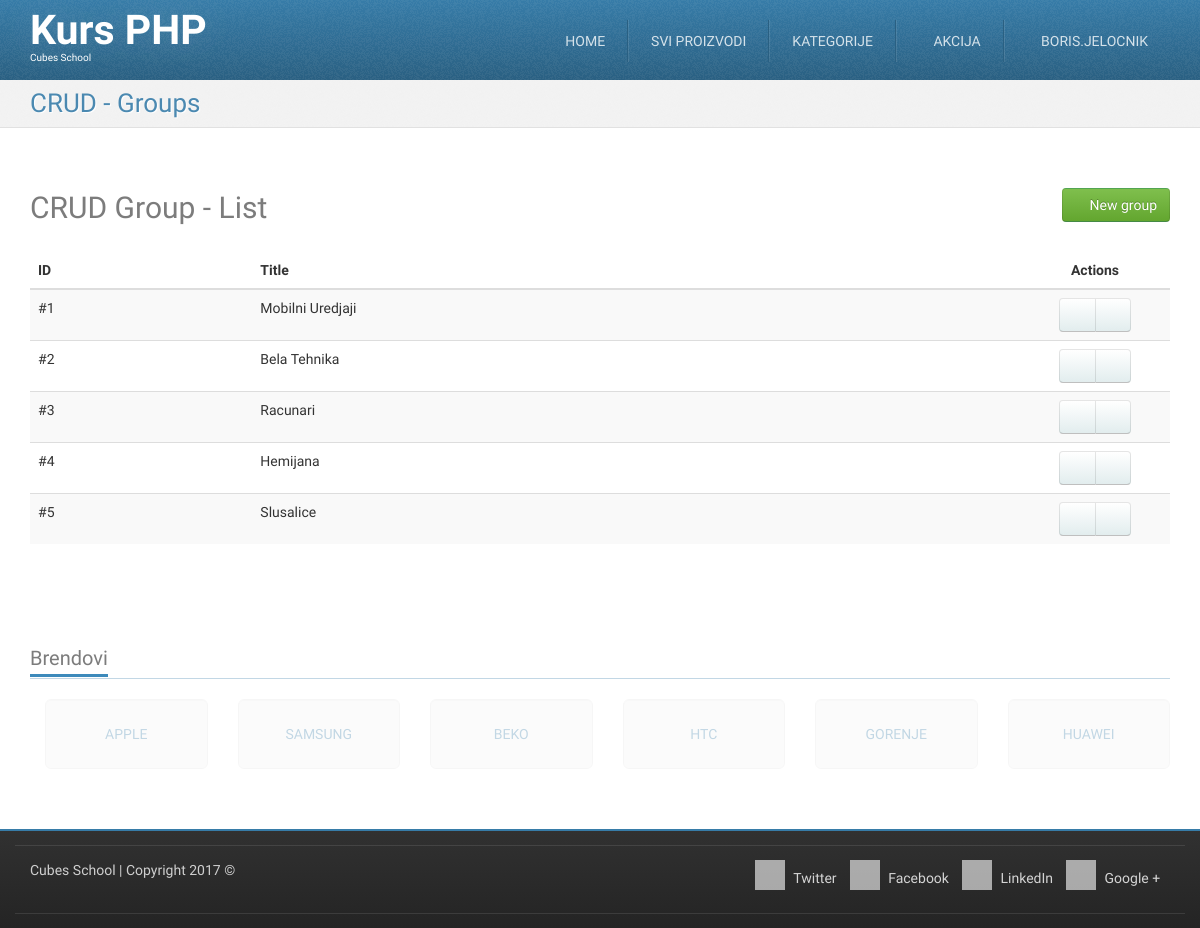
/crud-group-list.php (signed in), run on the app's committed database.
### tables this page shows
CREATE TABLE `groups` (
  `id` int(11) NOT NULL,
  `title` varchar(255) NOT NULL
);

### crud-group-list.php (called while the page is built, shortened)
<?php
require_once __DIR__ . '/models/m_groups.php';
$groups = groupsFetchAll();
require_once __DIR__ . '/views/layout/header.php';
require_once __DIR__ . '/views/templates/t_crud-group-list.php';
require_once __DIR__ . '/views/layout/footer.php';

### models/m_groups.php (called while the page is built, shortened)
<?php
require_once __DIR__ . '/m_database.php';
function groupsFetchAll() {
    $query = "SELECT `groups`.* FROM `groups`";
    return dbFetchAll($query);
}

### models/m_database.php (called while the page is built, shortened)
<?php
function dbGetLink() {
    static $link;
    if (!isset($link)) {
        $link = mysqli_connect('127.0.0.1', 'cubes', 'cubes', 'cubesphp');
    }
    return $link;
}
function dbQuery($query) {
    $link = dbGetLink();
    $result = mysqli_query($link, $query);
    return $result;
}
function dbFetchAll($query) {
    $result = dbQuery($query);
    return mysqli_fetch_all($result, MYSQLI_ASSOC);
}

### views/templates/t_crud-group-list.php (the view)
<div id="highlighted">
    <div class="container">
        <div class="header">
            <h2 class="page-title">
                <span>CRUD - Groups</span>
            </h2>
        </div>
    </div>
</div>
<div id="content">
    <div class="container portfolio">
        <div class="row">
            <div class="col-md-12">
                <h2>
                    CRUD Group - List
                    <a href="/crud-group-insert.php" class="pull-right btn btn-success">
                        <i class="fa fa-plus-circle"></i>
                        New group
                    </a>
                </h2>
            </div>
        </div>
        <div class="row">
            <div class="col-md-12">
                <table class="table table-striped table-hover">
                    <thead>
                        <tr>
                            <th>ID</th>
                            <th>Title</th>
                            <th class="actions text-center">Actions</th>
                        </tr>
                    </thead>
                    <tbody>
                        <?php foreach ($groups as $group) { ?>
                            <tr>
                                <td>
                                    #<?php echo htmlspecialchars($group['id']); ?>
                                </td>
                                <td>
                                    <?php echo htmlspecialchars($group['title']); ?>
                                </td>
                                <td class="text-center">
                                    <div class="btn-group">
                                        <a href="/crud-group-edit.php?id=<?php echo htmlspecialchars($group['id']);?>" class="btn btn-default"><i class="fa fa-pencil"></i></a>
                                        <a href="/crud-group-delete.php?id=<?php echo htmlspecialchars($group['id']);?>" class="btn btn-default"><i class="fa fa-trash"></i></a>
                                    </div>
                                </td>
                            </tr>
                        <?php } ?>
                    </tbody>
                </table>
            </div>
        </div>
    </div>
</div>

### skins/tema/css/theme-style.css (style rules this page uses)
h1, h2, h3 { line-height: 40px; }
h1, h2, h3, h4, h5, h6 { color: rgba(36, 36, 36, 0.6); }
a { color: #377ca8; text-decoration: none; }
.btn-default { color: #333333; text-shadow: 0 1px 1px rgba(255, 255, 255, 0.75); background-image: -webkit-linear-gradient(top, #ffffff 0%, #e2edee 100%); background-image: -o-linear-gradient(top, #ffffff 0%, #e2edee 100%); background-image: linear-gradient(to bottom, #ffffff 0%, #e2edee 100%); background-repeat: repeat-x; filter: progid:DXImageTransform.Microsoft.gradient(startColorstr='#ffffffff', endColorstr='#ffe2edee', GradientType=0); border-color: #e2edee #e2edee #b2cfd2; border-color: rgba(0, 0, 0, 0.1) rgba(0, 0, 0, 0.1) rgba(0, 0, 0, 0.25); *background-color: #e2edee; filter: progid:DXImageTransform.Microsoft.gradient(enabled = false); -webkit-transition: all; -o-transition: all; transition: all; }
.btn-success { color: #ffffff; text-shadow: 0 -1px 0 rgba(0, 0, 0, 0.25); background-image: -webkit-linear-gradient(top, #7fbf4d 0%, #63a62f 100%); background-image: -o-linear-gradient(top, #7fbf4d 0%, #63a62f 100%); background-image: linear-gradient(to bottom, #7fbf4d 0%, #63a62f 100%); background-repeat: repeat-x; filter: progid:DXImageTransform.Microsoft.gradient(startColorstr='#ff7fbf4d', endColorstr='#ff63a62f', GradientType=0); border-color: #63a62f #63a62f #3f6a1e; border-color: rgba(0, 0, 0, 0.1) rgba(0, 0, 0, 0.1) rgba(0, 0, 0, 0.25); *background-color: #63a62f; filter: progid:DXImageTransform.Microsoft.gradient(enabled = false); -webkit-transition: all; -o-transition: all; transition: all; }
html { background-image: -webkit-linear-gradient(top, #e0e0e0 0%, #ffffff 100%); background-image: -o-linear-gradient(top, #e0e0e0 0%, #ffffff 100%); background-image: linear-gradient(to bottom, #e0e0e0 0%, #ffffff 100%); background-repeat: repeat-x; filter: progid:DXImageTransform.Microsoft.gradient(startColorstr='#ffe0e0e0', endColorstr='#ffffffff', GradientType=0); }
body { margin: 0; font-family: "Monda", Arial, serif; font-size: 14px; line-height: 1.428571429; color: #333333; background-color: #ffffff; position: relative; }
.page-title { margin: 0; }
#highlighted { -webkit-transition: all 0.4s ease-out; -o-transition: all 0.4s ease-out; transition: all 0.4s ease-out; border-bottom: 1px solid #e1e1e1; background: #f2f2f2 url(../img/bg_noise-5.png) left top repeat; color: #377ca8; text-shadow: 1px 1px 1px #ffffff; }
.has-navbar-fixed-top #content { margin-top: 82px; }
.has-navbar-fixed-top.has-highlighted #highlighted, .has-navbar-fixed-top.page-index #highlighted, .has-navbar-fixed-top.page-index-carousel #highlighted, .has-navbar-fixed-top.page-starter #highlighted { margin-top: 80px; }
.has-navbar-fixed-top.has-highlighted #content, .has-navbar-fixed-top.page-index #content, .has-navbar-fixed-top.page-index-carousel #content, .has-navbar-fixed-top.page-starter #content { margin-top: 0; }
#content { padding: 40px 0; background-color: #ffffff; }
.header { margin-bottom: 0; }
.header:before, .header:after { content: " "; display: table; }
.header:after { clear: both; }
.header .page-title { font-size: 26px; margin: 8px 0 8px 0; color: rgba(55, 124, 168, 0.9); }
.header .page-title span, .header .page-title small { display: block; line-height: 1.2 !important; }
@media (min-width: 768px) { .header .page-title { float: left; } }
.services .row, .portfolio .row { margin-bottom: 1em; }

### skins/tema/css/custom-style.css (style rules this page uses)
table .actions { width: 150px; }

### skins/tema/css/colour-blue.css (style rules this page uses)
body a { color: #377ca8; text-decoration: none; }
body #highlighted { border-bottom-color: #e1e1e1; background-color: #f2f2f2; color: #377ca8; text-shadow: 1px 1px 1px #ffffff; }
body .header .page-title { color: rgba(55, 124, 168, 0.9); }

### data on the page
groups: id "1", title "Mobilni Uredjaji"
groups: id "2", title "Bela Tehnika"
groups: id "3", title "Racunari"
groups: id "4", title "Hemijana"
groups: id "5", title "Slusalice"

### other printed values
$_SESSION['logged_in_user']['username'] "BORIS.JELOCNIK"
